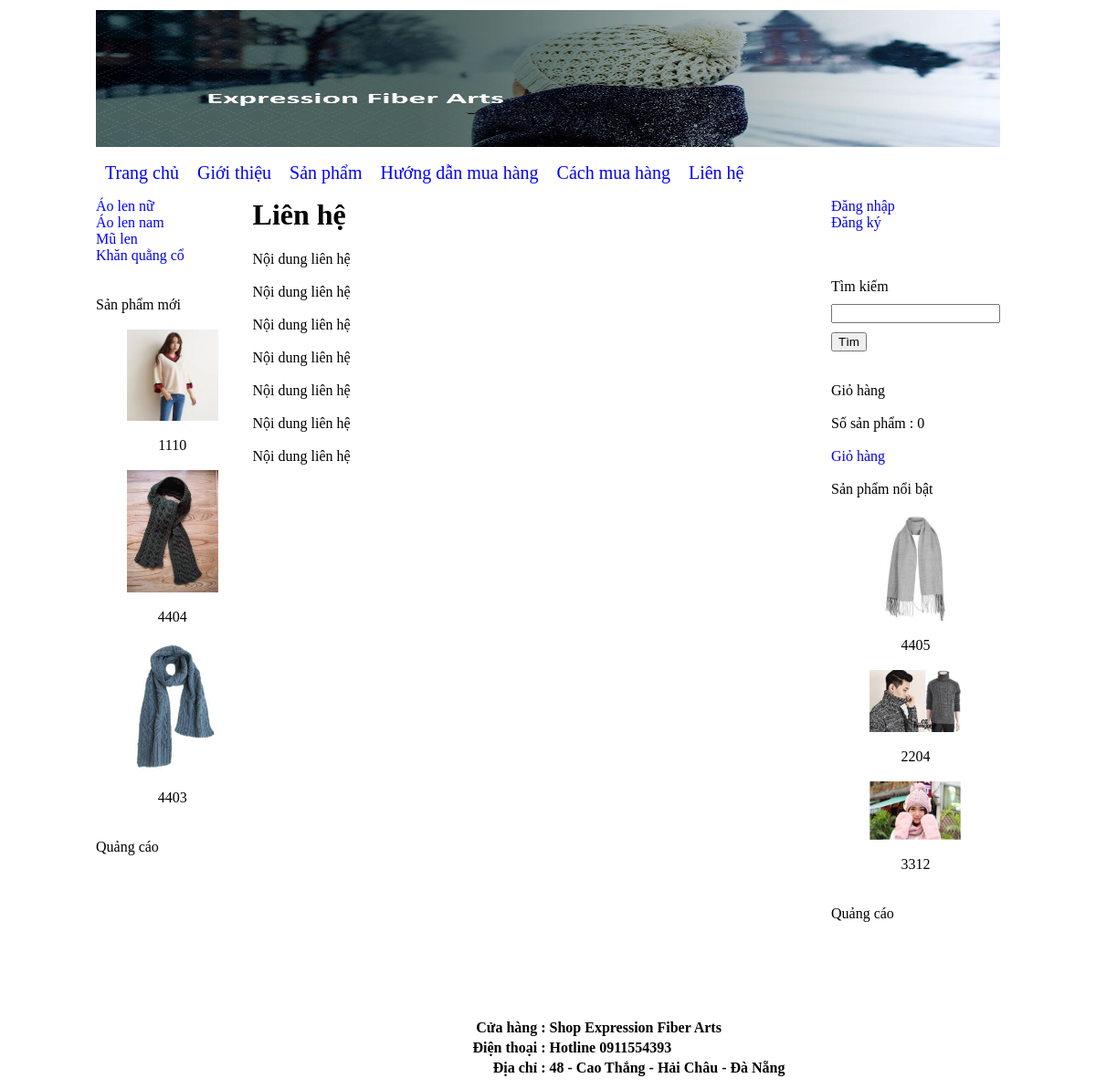
The app's page /?thamso=xuat_mot_tin&id=5 with its own data.
### tables this page shows
CREATE TABLE `banner` (
  `id` int(11) NOT NULL,
  `hinh` varchar(256) NOT NULL,
  `rong` varchar(256) NOT NULL,
  `cao` varchar(256) NOT NULL
);

CREATE TABLE `menu_ngang` (
  `id` int(11) NOT NULL,
  `ten` varchar(256) NOT NULL,
  `noi_dung` mediumtext NOT NULL,
  `loai_menu` varchar(256) NOT NULL
);

CREATE TABLE `menu_doc` (
  `id` int(11) NOT NULL,
  `ten` varchar(256) NOT NULL
);

CREATE TABLE `san_pham` (
  `id` int(11) NOT NULL,
  `ten` varchar(256) NOT NULL,
  `gia` int(255) NOT NULL,
  `hinh_anh` varchar(256) NOT NULL,
  `noi_dung` mediumtext NOT NULL,
  `thuoc_menu` int(255) NOT NULL,
  `noi_bat` varchar(256) NOT NULL,
  `trang_chu` varchar(256) NOT NULL,
  `sap_xep_trang_chu` int(255) NOT NULL
);

CREATE TABLE `footer` (
  `id` int(11) NOT NULL,
  `html` mediumtext NOT NULL
);

### chuc_nang/menu_ngang/menu_ngang.php (the view)
<?php
	$tv="select id,ten,loai_menu from menu_ngang order by id";
	$tv_1=mysqli_query($connect,$tv);
	echo "<div class='menu_ngang' >";
	echo "<a href='index.php'>Trang chủ</a>";
	while($tv_2=mysqli_fetch_array($tv_1))
	{
		if($tv_2['loai_menu']==""){$link_menu="?thamso=xuat_mot_tin&id=".$tv_2['id'];}
		if($tv_2['loai_menu']=="san_pham"){$link_menu="?thamso=xuat_san_pham_2";}
		echo "<a href='$link_menu'>";
			echo $tv_2['ten'];
		echo "</a>";
	}
	echo "</div>";
?>

### chuc_nang/banner/banner.php
<?php
	$tv="select * from banner limit 0,1";
	$tv_1=mysqli_query($connect,$tv);
	$tv_2=mysqli_fetch_array($tv_1);
	$link_hinh="hinh_anh/banner/".$tv_2['hinh'];
	echo "<img src='".$link_hinh."' width='".$tv_2['rong']."' height='".$tv_2['cao']."' >";
?>

### chuc_nang/menu_doc/menu_doc.php
<?php
	$tv="select * from menu_doc order by id";
	$tv_1=mysqli_query($connect,$tv);
	echo "<div class='menu_doc' >";
	while($tv_2=mysqli_fetch_array($tv_1))
	{
		$link="?thamso=xuat_san_pham&id=".$tv_2['id'];
		echo "<a href='$link'>";
			echo $tv_2['ten'];
		echo "</a>";
	}
	echo "</div>";
?>

### chuc_nang/san_pham/moi.php
<br><br>
Sản phẩm mới <br><br>
<center>
	<?php
		$tv="select id,ten,hinh_anh from san_pham order by id desc limit 0,3";
		$tv_1=mysqli_query($connect,$tv);
		while($tv_2=mysqli_fetch_array($tv_1))
		{
			$link_anh="hinh_anh/san_pham/".$tv_2['hinh_anh'];
			$link_chi_tiet="?thamso=chi_tiet_san_pham&id=".$tv_2['id'];
			echo "<a href='$link_chi_tiet' >";
				echo "<img src='$link_anh' width='100px' >";
			echo "</a>";
			echo "<br><br>";
			echo $tv_2['ten'];
			echo "<br>";
			echo "<br>";
		}
	?>
</center>

### chuc_nang/xuat_mot_tin.php
<?php
	$id=$_GET['id'];
	$tv="select * from menu_ngang where id='$id'";
	$tv_1=mysqli_query($connect,$tv);
	$tv_2=mysqli_fetch_array($tv_1);
	echo "<h1>";
		echo $tv_2['ten'];
	echo "</h1>";
	echo $tv_2['noi_dung'];
?>

### chuc_nang/san_pham/noi_bat.php
<br><br>
Sản phẩm nổi bật <br><br>
<center>
	<?php
		$tv="select id,ten,hinh_anh from san_pham where noi_bat='co' order by id desc limit 0,3";
		$tv_1=mysqli_query($connect,$tv);
		while($tv_2=mysqli_fetch_array($tv_1))
		{
			$link_anh="hinh_anh/san_pham/".$tv_2['hinh_anh'];
			$link_chi_tiet="?thamso=chi_tiet_san_pham&id=".$tv_2['id'];
			echo "<a href='$link_chi_tiet' >";
				echo "<img src='$link_anh' width='100px' >";
			echo "</a>";
			echo "<br><br>";
			echo $tv_2['ten'];
			echo "<br>";
			echo "<br>";
		}
	?>
</center>

### chuc_nang/footer/footer.php
<?php
	$tv="select * from footer limit 0,1";
	$tv_1=mysqli_query($connect,$tv);
	$tv_2=mysqli_fetch_array($tv_1);
	echo $tv_2['html'];
?>

### giao_dien/giao_dien.css (style rules this page uses)
a { text-decoration: none; }
div.menu_ngang a { color:blue; margin-left: 10px; margin-right: 10px; text-decoration: none; font-size:20px; }
div.menu_doc a { color:blue; text-decoration: none; display:block; }

### records on screen
banner: hinh (picture)
menu_ngang: ten "Giới thiệu"
menu_ngang: ten "Sản phẩm"
menu_ngang: ten "Hướng dẫn mua hàng"
menu_ngang: ten "Cách mua hàng"
menu_ngang: ten "Liên hệ", noi_dung "Nội dung liên hệ Nội dung liên hệ Nội dung liên hệ Nội dung liên hệ Nội dung liên hệ Nội dung liên hệ Nội dung liên hệ"
menu_doc: ten "Áo len nữ"
menu_doc: ten "Áo len nam"
menu_doc: ten "Mũ len"
menu_doc: ten "Khăn quằng cổ"
san_pham: hinh_anh (picture), ten "1110"
san_pham: hinh_anh (picture), ten "4404"
san_pham: hinh_anh (picture), ten "4403"
san_pham: hinh_anh (picture), ten "4405"
san_pham: hinh_anh (picture), ten "2204"
san_pham: hinh_anh (picture), ten "3312"
footer: html "Cửa hàng : Shop Expression Fiber Arts Điện thoại : Hotline 0911554393 Địa chỉ : 48 - Cao Thắng - Hải Châu - Đà Nẵng"

### other values on screen
$so_luong "0"
